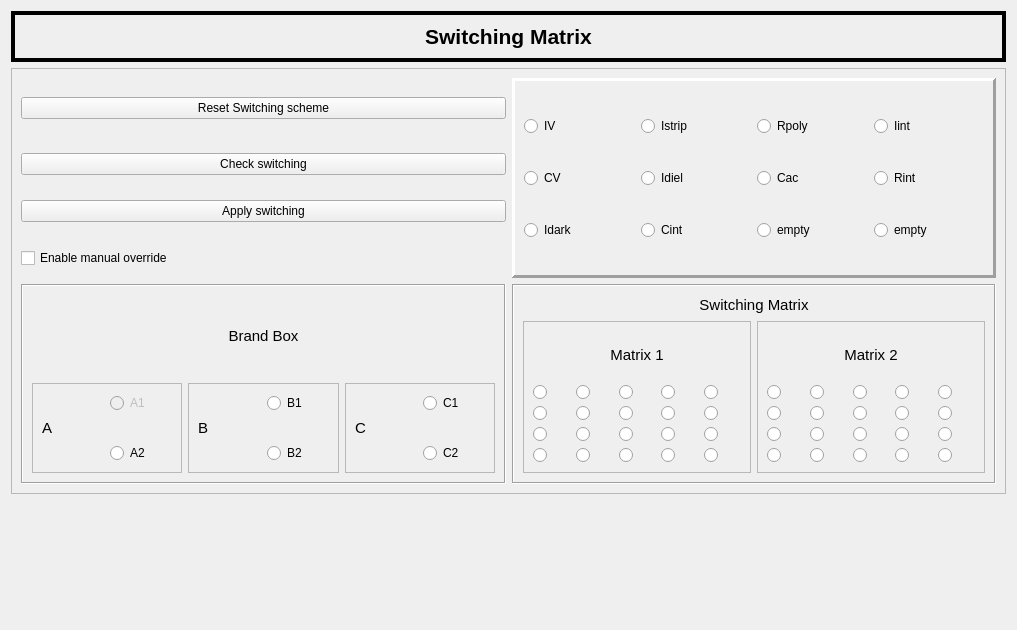
<?xml version="1.0" encoding="UTF-8"?>
<ui version="4.0">
 <class>switchin_matrix</class>
 <widget class="QWidget" name="switchin_matrix">
  <property name="geometry">
   <rect>
    <x>0</x>
    <y>0</y>
    <width>1017</width>
    <height>630</height>
   </rect>
  </property>
  <property name="windowTitle">
   <string>Form</string>
  </property>
  <layout class="QGridLayout" name="gridLayout_3">
   <item row="2" column="0">
    <widget class="QFrame" name="frame_3">
     <property name="frameShape">
      <enum>QFrame::StyledPanel</enum>
     </property>
     <property name="frameShadow">
      <enum>QFrame::Raised</enum>
     </property>
     <layout class="QGridLayout" name="gridLayout_2">
      <item row="0" column="0">
       <widget class="QPushButton" name="reset_button">
        <property name="text">
         <string>Reset Switching scheme</string>
        </property>
       </widget>
      </item>
      <item row="3" column="0">
       <widget class="QCheckBox" name="Override">
        <property name="text">
         <string>Enable manual override</string>
        </property>
       </widget>
      </item>
      <item row="2" column="0">
       <widget class="QPushButton" name="apply_button">
        <property name="text">
         <string>Apply switching</string>
        </property>
       </widget>
      </item>
      <item row="1" column="0">
       <widget class="QPushButton" name="check_switching_Button">
        <property name="text">
         <string>Check switching</string>
        </property>
       </widget>
      </item>
      <item row="0" column="1" rowspan="4">
       <widget class="QFrame" name="frame_2">
        <property name="minimumSize">
         <size>
          <width>0</width>
          <height>200</height>
         </size>
        </property>
        <property name="autoFillBackground">
         <bool>true</bool>
        </property>
        <property name="frameShape">
         <enum>QFrame::Panel</enum>
        </property>
        <property name="frameShadow">
         <enum>QFrame::Raised</enum>
        </property>
        <property name="lineWidth">
         <number>3</number>
        </property>
        <property name="midLineWidth">
         <number>2</number>
        </property>
        <layout class="QGridLayout" name="gridLayout">
         <item row="0" column="0">
          <widget class="QRadioButton" name="IV_radio">
           <property name="text">
            <string>IV</string>
           </property>
          </widget>
         </item>
         <item row="1" column="0">
          <widget class="QRadioButton" name="CV_radio">
           <property name="text">
            <string>CV</string>
           </property>
          </widget>
         </item>
         <item row="1" column="1">
          <widget class="QRadioButton" name="Idiel_radio">
           <property name="text">
            <string>Idiel</string>
           </property>
          </widget>
         </item>
         <item row="1" column="2">
          <widget class="QRadioButton" name="Cac_radio">
           <property name="text">
            <string>Cac</string>
           </property>
          </widget>
         </item>
         <item row="0" column="2">
          <widget class="QRadioButton" name="Rpoly_radio">
           <property name="text">
            <string>Rpoly</string>
           </property>
          </widget>
         </item>
         <item row="0" column="1">
          <widget class="QRadioButton" name="Istrip_radio">
           <property name="text">
            <string>Istrip</string>
           </property>
          </widget>
         </item>
         <item row="0" column="3">
          <widget class="QRadioButton" name="Iint_radio">
           <property name="text">
            <string>Iint</string>
           </property>
          </widget>
         </item>
         <item row="1" column="3">
          <widget class="QRadioButton" name="Rint_radio">
           <property name="text">
            <string>Rint</string>
           </property>
          </widget>
         </item>
         <item row="2" column="0">
          <widget class="QRadioButton" name="Idark_radio">
           <property name="text">
            <string>Idark</string>
           </property>
          </widget>
         </item>
         <item row="2" column="1">
          <widget class="QRadioButton" name="Cint_radio">
           <property name="text">
            <string>Cint</string>
           </property>
          </widget>
         </item>
         <item row="2" column="2">
          <widget class="QRadioButton" name="radioButton_11">
           <property name="text">
            <string>empty</string>
           </property>
          </widget>
         </item>
         <item row="2" column="3">
          <widget class="QRadioButton" name="radioButton_12">
           <property name="text">
            <string>empty</string>
           </property>
          </widget>
         </item>
        </layout>
       </widget>
      </item>
      <item row="5" column="0">
       <widget class="QFrame" name="frame_4">
        <property name="enabled">
         <bool>true</bool>
        </property>
        <property name="autoFillBackground">
         <bool>true</bool>
        </property>
        <property name="frameShape">
         <enum>QFrame::Box</enum>
        </property>
        <property name="frameShadow">
         <enum>QFrame::Sunken</enum>
        </property>
        <layout class="QGridLayout" name="gridLayout_7">
         <item row="2" column="0">
          <widget class="QFrame" name="frame_5">
           <property name="frameShape">
            <enum>QFrame::StyledPanel</enum>
           </property>
           <property name="frameShadow">
            <enum>QFrame::Raised</enum>
           </property>
           <layout class="QGridLayout" name="gridLayout_4">
            <item row="0" column="1">
             <widget class="QRadioButton" name="A1">
              <property name="enabled">
               <bool>false</bool>
              </property>
              <property name="text">
               <string>A1</string>
              </property>
              <property name="checkable">
               <bool>false</bool>
              </property>
              <property name="autoExclusive">
               <bool>false</bool>
              </property>
             </widget>
            </item>
            <item row="1" column="0">
             <widget class="QLabel" name="label_3">
              <property name="font">
               <font>
                <pointsize>11</pointsize>
               </font>
              </property>
              <property name="text">
               <string>A</string>
              </property>
             </widget>
            </item>
            <item row="2" column="1">
             <widget class="QRadioButton" name="A2">
              <property name="text">
               <string>A2</string>
              </property>
              <property name="checkable">
               <bool>true</bool>
              </property>
              <property name="autoExclusive">
               <bool>false</bool>
              </property>
             </widget>
            </item>
           </layout>
          </widget>
         </item>
         <item row="2" column="1">
          <widget class="QFrame" name="frame_6">
           <property name="frameShape">
            <enum>QFrame::StyledPanel</enum>
           </property>
           <property name="frameShadow">
            <enum>QFrame::Raised</enum>
           </property>
           <layout class="QGridLayout" name="gridLayout_5">
            <item row="0" column="1">
             <widget class="QRadioButton" name="B1">
              <property name="text">
               <string>B1</string>
              </property>
              <property name="autoExclusive">
               <bool>false</bool>
              </property>
             </widget>
            </item>
            <item row="2" column="1">
             <widget class="QRadioButton" name="B2">
              <property name="text">
               <string>B2</string>
              </property>
              <property name="autoExclusive">
               <bool>false</bool>
              </property>
             </widget>
            </item>
            <item row="1" column="0" colspan="2">
             <widget class="QLabel" name="label_4">
              <property name="font">
               <font>
                <pointsize>11</pointsize>
               </font>
              </property>
              <property name="text">
               <string>B</string>
              </property>
             </widget>
            </item>
           </layout>
          </widget>
         </item>
         <item row="2" column="2">
          <widget class="QFrame" name="frame_7">
           <property name="frameShape">
            <enum>QFrame::StyledPanel</enum>
           </property>
           <property name="frameShadow">
            <enum>QFrame::Raised</enum>
           </property>
           <layout class="QGridLayout" name="gridLayout_6">
            <item row="0" column="1">
             <widget class="QRadioButton" name="C1">
              <property name="text">
               <string>C1</string>
              </property>
              <property name="autoExclusive">
               <bool>false</bool>
              </property>
             </widget>
            </item>
            <item row="1" column="0">
             <widget class="QLabel" name="label_5">
              <property name="font">
               <font>
                <pointsize>11</pointsize>
               </font>
              </property>
              <property name="text">
               <string>C</string>
              </property>
             </widget>
            </item>
            <item row="2" column="1">
             <widget class="QRadioButton" name="C2">
              <property name="text">
               <string>C2</string>
              </property>
              <property name="autoExclusive">
               <bool>false</bool>
              </property>
             </widget>
            </item>
           </layout>
          </widget>
         </item>
         <item row="1" column="0" colspan="3">
          <widget class="QLabel" name="label_2">
           <property name="font">
            <font>
             <pointsize>11</pointsize>
            </font>
           </property>
           <property name="text">
            <string>Brand Box</string>
           </property>
           <property name="alignment">
            <set>Qt::AlignCenter</set>
           </property>
          </widget>
         </item>
        </layout>
       </widget>
      </item>
      <item row="5" column="1">
       <widget class="QFrame" name="frame_8">
        <property name="minimumSize">
         <size>
          <width>0</width>
          <height>200</height>
         </size>
        </property>
        <property name="autoFillBackground">
         <bool>true</bool>
        </property>
        <property name="frameShape">
         <enum>QFrame::Box</enum>
        </property>
        <property name="frameShadow">
         <enum>QFrame::Sunken</enum>
        </property>
        <layout class="QGridLayout" name="gridLayout_8">
         <item row="0" column="0" colspan="2">
          <widget class="QLabel" name="label_9">
           <property name="maximumSize">
            <size>
             <width>16777215</width>
             <height>20</height>
            </size>
           </property>
           <property name="font">
            <font>
             <pointsize>11</pointsize>
            </font>
           </property>
           <property name="text">
            <string>Switching Matrix</string>
           </property>
           <property name="alignment">
            <set>Qt::AlignCenter</set>
           </property>
          </widget>
         </item>
         <item row="1" column="0">
          <widget class="QFrame" name="frame_10">
           <property name="frameShape">
            <enum>QFrame::StyledPanel</enum>
           </property>
           <property name="frameShadow">
            <enum>QFrame::Raised</enum>
           </property>
           <layout class="QGridLayout" name="gridLayout_9">
            <item row="1" column="0">
             <widget class="QRadioButton" name="m111">
              <property name="text">
               <string/>
              </property>
              <property name="autoExclusive">
               <bool>false</bool>
              </property>
             </widget>
            </item>
            <item row="1" column="1">
             <widget class="QRadioButton" name="m112">
              <property name="text">
               <string/>
              </property>
              <property name="autoExclusive">
               <bool>false</bool>
              </property>
             </widget>
            </item>
            <item row="1" column="2">
             <widget class="QRadioButton" name="m113">
              <property name="text">
               <string/>
              </property>
              <property name="autoExclusive">
               <bool>false</bool>
              </property>
             </widget>
            </item>
            <item row="1" column="3">
             <widget class="QRadioButton" name="m114">
              <property name="text">
               <string/>
              </property>
              <property name="autoExclusive">
               <bool>false</bool>
              </property>
             </widget>
            </item>
            <item row="1" column="4">
             <widget class="QRadioButton" name="m115">
              <property name="text">
               <string/>
              </property>
              <property name="autoExclusive">
               <bool>false</bool>
              </property>
             </widget>
            </item>
            <item row="2" column="0">
             <widget class="QRadioButton" name="m121">
              <property name="text">
               <string/>
              </property>
              <property name="autoExclusive">
               <bool>false</bool>
              </property>
             </widget>
            </item>
            <item row="2" column="1">
             <widget class="QRadioButton" name="m122">
              <property name="text">
               <string/>
              </property>
              <property name="autoExclusive">
               <bool>false</bool>
              </property>
             </widget>
            </item>
            <item row="2" column="2">
             <widget class="QRadioButton" name="m123">
              <property name="text">
               <string/>
              </property>
              <property name="autoExclusive">
               <bool>false</bool>
              </property>
             </widget>
            </item>
            <item row="2" column="3">
             <widget class="QRadioButton" name="m124">
              <property name="text">
               <string/>
              </property>
              <property name="autoExclusive">
               <bool>false</bool>
              </property>
             </widget>
            </item>
            <item row="2" column="4">
             <widget class="QRadioButton" name="m125">
              <property name="text">
               <string/>
              </property>
              <property name="autoExclusive">
               <bool>false</bool>
              </property>
             </widget>
            </item>
            <item row="3" column="0">
             <widget class="QRadioButton" name="m131">
              <property name="text">
               <string/>
              </property>
              <property name="autoExclusive">
               <bool>false</bool>
              </property>
             </widget>
            </item>
            <item row="3" column="1">
             <widget class="QRadioButton" name="m132">
              <property name="text">
               <string/>
              </property>
              <property name="autoExclusive">
               <bool>false</bool>
              </property>
             </widget>
            </item>
            <item row="3" column="2">
             <widget class="QRadioButton" name="m133">
              <property name="text">
               <string/>
              </property>
              <property name="autoExclusive">
               <bool>false</bool>
              </property>
             </widget>
            </item>
            <item row="3" column="3">
             <widget class="QRadioButton" name="m134">
              <property name="text">
               <string/>
              </property>
              <property name="autoExclusive">
               <bool>false</bool>
              </property>
             </widget>
            </item>
            <item row="3" column="4">
             <widget class="QRadioButton" name="m135">
              <property name="text">
               <string/>
              </property>
              <property name="autoExclusive">
               <bool>false</bool>
              </property>
             </widget>
            </item>
            <item row="4" column="0">
             <widget class="QRadioButton" name="m141">
              <property name="text">
               <string/>
              </property>
              <property name="autoExclusive">
               <bool>false</bool>
              </property>
             </widget>
            </item>
            <item row="4" column="1">
             <widget class="QRadioButton" name="m142">
              <property name="text">
               <string/>
              </property>
              <property name="autoExclusive">
               <bool>false</bool>
              </property>
             </widget>
            </item>
            <item row="4" column="2">
             <widget class="QRadioButton" name="m143">
              <property name="text">
               <string/>
              </property>
              <property name="autoExclusive">
               <bool>false</bool>
              </property>
             </widget>
            </item>
            <item row="4" column="3">
             <widget class="QRadioButton" name="m144">
              <property name="text">
               <string/>
              </property>
              <property name="autoExclusive">
               <bool>false</bool>
              </property>
             </widget>
            </item>
            <item row="4" column="4">
             <widget class="QRadioButton" name="m145">
              <property name="text">
               <string/>
              </property>
              <property name="autoExclusive">
               <bool>false</bool>
              </property>
             </widget>
            </item>
            <item row="0" column="0" colspan="5">
             <widget class="QLabel" name="label_6">
              <property name="font">
               <font>
                <pointsize>11</pointsize>
               </font>
              </property>
              <property name="text">
               <string>Matrix 1</string>
              </property>
              <property name="alignment">
               <set>Qt::AlignCenter</set>
              </property>
             </widget>
            </item>
           </layout>
          </widget>
         </item>
         <item row="1" column="1">
          <widget class="QFrame" name="frame_11">
           <property name="frameShape">
            <enum>QFrame::StyledPanel</enum>
           </property>
           <property name="frameShadow">
            <enum>QFrame::Raised</enum>
           </property>
           <layout class="QGridLayout" name="gridLayout_10">
            <item row="1" column="0">
             <widget class="QRadioButton" name="m211">
              <property name="text">
               <string/>
              </property>
              <property name="autoExclusive">
               <bool>false</bool>
              </property>
             </widget>
            </item>
            <item row="1" column="1">
             <widget class="QRadioButton" name="m212">
              <property name="text">
               <string/>
              </property>
              <property name="autoExclusive">
               <bool>false</bool>
              </property>
             </widget>
            </item>
            <item row="1" column="2">
             <widget class="QRadioButton" name="m213">
              <property name="text">
               <string/>
              </property>
              <property name="autoExclusive">
               <bool>false</bool>
              </property>
             </widget>
            </item>
            <item row="1" column="3">
             <widget class="QRadioButton" name="m214">
              <property name="text">
               <string/>
              </property>
              <property name="autoExclusive">
               <bool>false</bool>
              </property>
             </widget>
            </item>
            <item row="1" column="4">
             <widget class="QRadioButton" name="m215">
              <property name="text">
               <string/>
              </property>
              <property name="autoExclusive">
               <bool>false</bool>
              </property>
             </widget>
            </item>
            <item row="2" column="0">
             <widget class="QRadioButton" name="m221">
              <property name="text">
               <string/>
              </property>
              <property name="autoExclusive">
               <bool>false</bool>
              </property>
             </widget>
            </item>
            <item row="2" column="1">
             <widget class="QRadioButton" name="m222">
              <property name="text">
               <string/>
              </property>
              <property name="autoExclusive">
               <bool>false</bool>
              </property>
             </widget>
            </item>
            <item row="2" column="2">
             <widget class="QRadioButton" name="m223">
              <property name="text">
               <string/>
              </property>
              <property name="autoExclusive">
               <bool>false</bool>
              </property>
             </widget>
            </item>
            <item row="2" column="3">
             <widget class="QRadioButton" name="m224">
              <property name="text">
               <string/>
              </property>
              <property name="autoExclusive">
               <bool>false</bool>
              </property>
             </widget>
            </item>
            <item row="2" column="4">
             <widget class="QRadioButton" name="m225">
              <property name="text">
               <string/>
              </property>
              <property name="autoExclusive">
               <bool>false</bool>
              </property>
             </widget>
            </item>
            <item row="3" column="0">
             <widget class="QRadioButton" name="m231">
              <property name="text">
               <string/>
              </property>
              <property name="autoExclusive">
               <bool>false</bool>
              </property>
             </widget>
            </item>
            <item row="3" column="1">
             <widget class="QRadioButton" name="m232">
              <property name="text">
               <string/>
              </property>
              <property name="autoExclusive">
               <bool>false</bool>
              </property>
             </widget>
            </item>
            <item row="3" column="2">
             <widget class="QRadioButton" name="m233">
              <property name="text">
               <string/>
              </property>
              <property name="autoExclusive">
               <bool>false</bool>
              </property>
             </widget>
            </item>
            <item row="3" column="3">
             <widget class="QRadioButton" name="m234">
              <property name="text">
               <string/>
              </property>
              <property name="autoExclusive">
               <bool>false</bool>
              </property>
             </widget>
            </item>
            <item row="3" column="4">
             <widget class="QRadioButton" name="m235">
              <property name="text">
               <string/>
              </property>
              <property name="autoExclusive">
               <bool>false</bool>
              </property>
             </widget>
            </item>
            <item row="4" column="0">
             <widget class="QRadioButton" name="m241">
              <property name="text">
               <string/>
              </property>
              <property name="autoExclusive">
               <bool>false</bool>
              </property>
             </widget>
            </item>
            <item row="4" column="1">
             <widget class="QRadioButton" name="m242">
              <property name="text">
               <string/>
              </property>
              <property name="autoExclusive">
               <bool>false</bool>
              </property>
             </widget>
            </item>
            <item row="4" column="2">
             <widget class="QRadioButton" name="m243">
              <property name="text">
               <string/>
              </property>
              <property name="autoExclusive">
               <bool>false</bool>
              </property>
             </widget>
            </item>
            <item row="4" column="3">
             <widget class="QRadioButton" name="m244">
              <property name="text">
               <string/>
              </property>
              <property name="autoExclusive">
               <bool>false</bool>
              </property>
             </widget>
            </item>
            <item row="4" column="4">
             <widget class="QRadioButton" name="m245">
              <property name="text">
               <string/>
              </property>
              <property name="autoExclusive">
               <bool>false</bool>
              </property>
             </widget>
            </item>
            <item row="0" column="0" colspan="5">
             <widget class="QLabel" name="label_7">
              <property name="font">
               <font>
                <pointsize>11</pointsize>
               </font>
              </property>
              <property name="text">
               <string>Matrix 2</string>
              </property>
              <property name="alignment">
               <set>Qt::AlignCenter</set>
              </property>
             </widget>
            </item>
           </layout>
          </widget>
         </item>
        </layout>
       </widget>
      </item>
     </layout>
     <zorder>apply_button</zorder>
     <zorder>frame_2</zorder>
     <zorder>reset_button</zorder>
     <zorder>Override</zorder>
     <zorder>check_switching_Button</zorder>
     <zorder>frame_4</zorder>
     <zorder>frame_8</zorder>
    </widget>
   </item>
   <item row="0" column="0">
    <widget class="QFrame" name="frame">
     <property name="maximumSize">
      <size>
       <width>16777215</width>
       <height>300</height>
      </size>
     </property>
     <property name="autoFillBackground">
      <bool>true</bool>
     </property>
     <property name="frameShape">
      <enum>QFrame::Box</enum>
     </property>
     <property name="frameShadow">
      <enum>QFrame::Plain</enum>
     </property>
     <property name="lineWidth">
      <number>4</number>
     </property>
     <property name="midLineWidth">
      <number>2</number>
     </property>
     <layout class="QHBoxLayout" name="horizontalLayout">
      <item>
       <widget class="QLabel" name="label">
        <property name="maximumSize">
         <size>
          <width>16777215</width>
          <height>300</height>
         </size>
        </property>
        <property name="font">
         <font>
          <pointsize>16</pointsize>
          <weight>75</weight>
          <bold>true</bold>
         </font>
        </property>
        <property name="autoFillBackground">
         <bool>false</bool>
        </property>
        <property name="text">
         <string>Switching Matrix</string>
        </property>
        <property name="alignment">
         <set>Qt::AlignCenter</set>
        </property>
       </widget>
      </item>
     </layout>
    </widget>
   </item>
   <item row="3" column="0">
    <spacer name="verticalSpacer_2">
     <property name="orientation">
      <enum>Qt::Vertical</enum>
     </property>
     <property name="sizeHint" stdset="0">
      <size>
       <width>20</width>
       <height>40</height>
      </size>
     </property>
    </spacer>
   </item>
  </layout>
 </widget>
 <resources/>
 <connections/>
</ui>
